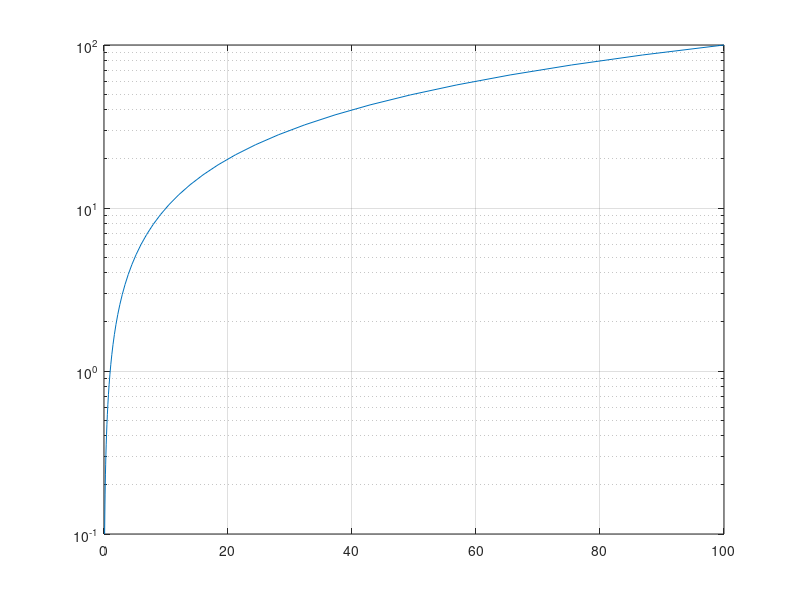
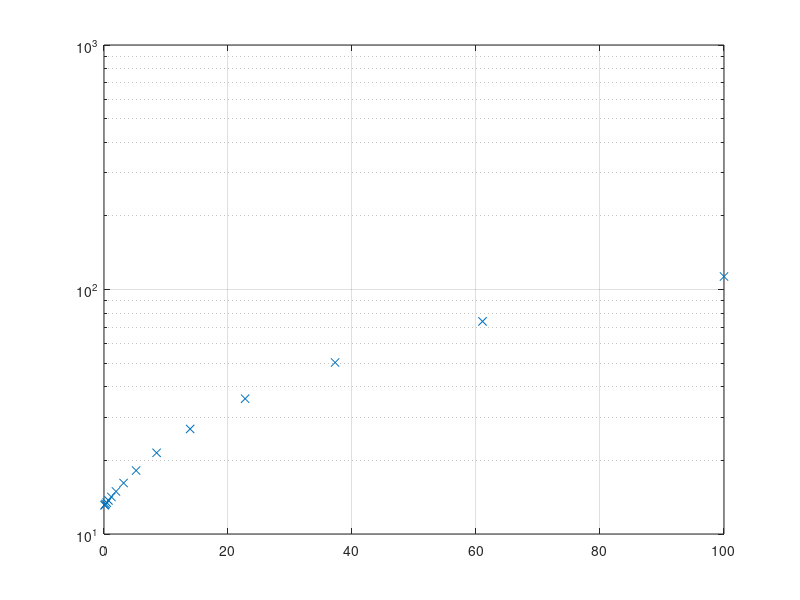

Here is the MATLAB script that generated these plots, in order:
%=============================================================================
% Copyright (c) 2016-present Allan CORNET (Nelson)
%=============================================================================
% This file is part of the Nelson.
%=============================================================================
% LICENCE_BLOCK_BEGIN
% SPDX-License-Identifier: LGPL-3.0-or-later
% LICENCE_BLOCK_END
%=============================================================================
% <--ADV-CLI MODE-->
%=============================================================================
f = figure();
x = logspace(-1,2);
semilogy(x, x);
grid on
%=============================================================================
f = figure();
x = logspace(-1, 2, 15);
y = 13 + x;
semilogy(x, y, 'x', 'MarkerFaceColor', [0 0.447 0.741])
grid on
%=============================================================================
